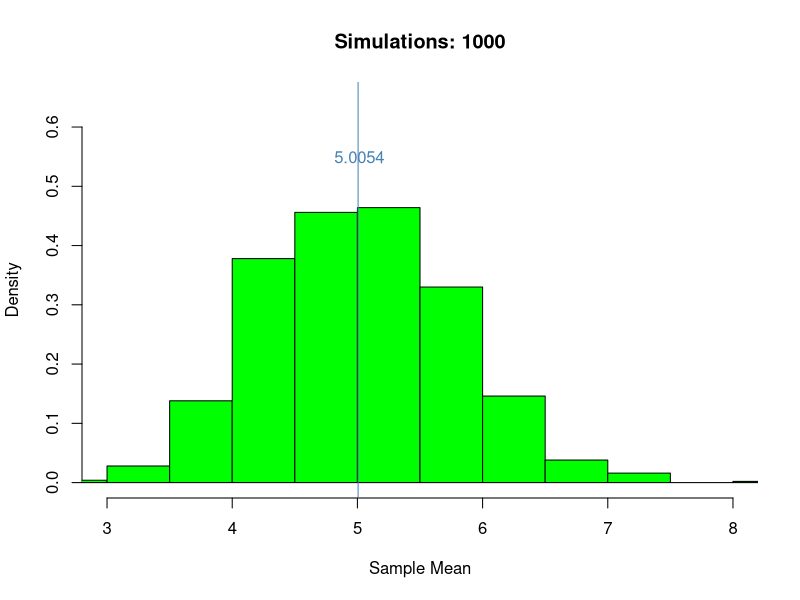
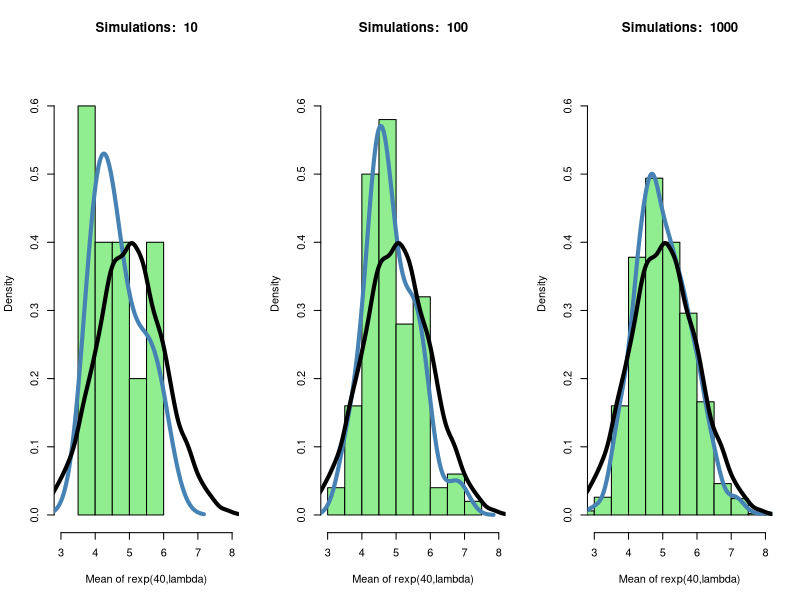

Recreate these plots in R, in order.
## ---- chunk 1
knitr::opts_chunk$set(echo = TRUE)
## ---- chunk 2
lambda<-0.2;n<-40
nsim=1000
mns = NULL
for (i in 1 : nsim) mns = c(mns, mean(rexp(n, lambda)))
## ---- chunk 3
  hist(mns, probability = TRUE, col="green", 
          ylim = c(0.0, 0.65),xlim=c(3,8),
       main="Simulations: 1000", xlab="Sample Mean")
  abline(v=mean(mns), col="steelblue")
  text(x=mean(mns)+0.01, y = 0.55, labels = round(mean(mns),4), 
       col="steelblue")

## ---- chunk 4
vrs = NULL
for (i in 1 : nsim) vrs = c(vrs, var(rexp(n, lambda)))
## ---- chunk 5
set.seed(1999)
nd <- rnorm(10000, mean=mean(mns)) # shift to align the density plots
par(mfrow=c(1,3))
for (nsim in c(10,100,1000)){ 
  title<-paste("Simulations: ", nsim)
  mns = NULL
  for (i in 1 : nsim) mns = c(mns, mean(rexp(n, lambda)))
  
  hist(mns, probability = TRUE, col="lightgreen", 
          ylim = c(0, .65), xlim = c(3,8),
       main=title, xlab="Mean of rexp(40,lambda)")
  lines(density(mns), lwd=4, col="steelblue")
  lines(density(nd), col="black", lwd=4)
}

